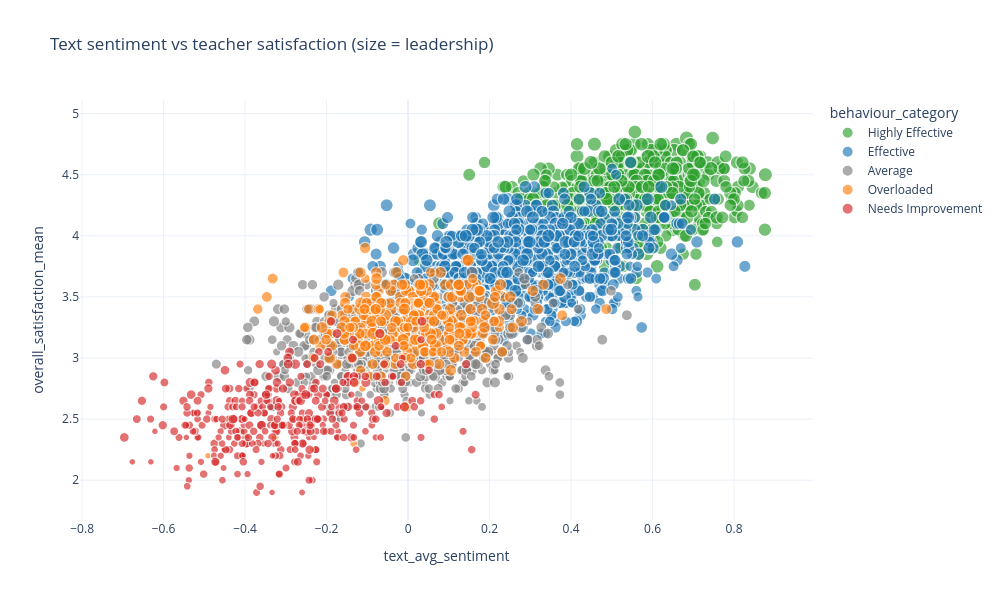

Notebook source saved alongside this figure:
### Markdown cell above
# 13 — Interactive Visual Analytics (Plotly)

A set of interactive charts for deeper exploration: a cross-modal scatter (text sentiment vs teacher
satisfaction), a demographic sunburst, an interactive score time-series, and a 3-D view of the label
space. Each is saved as a standalone HTML file under `output/eda/interactive/`.

### Code cell
plot_df = df.dropna(subset=["text_avg_sentiment", "overall_satisfaction_mean", "leadership_score"]).copy()
plot_df[CATEGORY_COL] = plot_df[CATEGORY_COL].astype(str)
fig = px.scatter(
    plot_df, x="text_avg_sentiment", y="overall_satisfaction_mean",
    color=CATEGORY_COL, size="leadership_score", size_max=14,
    category_orders={CATEGORY_COL: CATEGORY_ORDER}, color_discrete_map=CATEGORY_COLORS,
    hover_data=["admin_id", "month", "stress_score"], opacity=0.65,
    title="Text sentiment vs teacher satisfaction (size = leadership)")
fig.update_layout(width=1000, height=600)
save_plotly(fig, "section13_scatter_sentiment_satisfaction")
fig

### Figure 1 — Plotly figure (JSON) as saved in the notebook; plotly's stock layout.template omitted (floating-point values rounded to 4 significant figures; data arrays with more than 128 entries replaced by an {"elided": "..."} marker saying what was removed)
{"data": [{"customdata": {"elided": "649x3 mixed values"}, "hovertemplate": "behaviour_category=Highly Effective<br>text_avg_sentiment=%{x}<br>overall_satisfaction_mean=%{y}<br>leadership_score=%{marker.size}<br>admin_id=%{customdata[0]}<br>month=%{customdata[1]}<br>stress_score=%{customdata[2]}<extra></extra>", "legendgroup": "Highly Effective", "marker": {"color": "#2ca02c", "opacity": 0.65, "size": {"elided": "649 float values"}, "sizemode": "area", "sizeref": 0.5102, "symbol": "circle"}, "mode": "markers", "name": "Highly Effective", "showlegend": true, "type": "scattergl", "x": {"elided": "649 float values"}, "xaxis": "x", "y": {"elided": "649 float values"}, "yaxis": "y"}, {"customdata": {"elided": "1165x3 mixed values"}, "hovertemplate": "behaviour_category=Effective<br>text_avg_sentiment=%{x}<br>overall_satisfaction_mean=%{y}<br>leadership_score=%{marker.size}<br>admin_id=%{customdata[0]}<br>month=%{customdata[1]}<br>stress_score=%{customdata[2]}<extra></extra>", "legendgroup": "Effective", "marker": {"color": "#1f77b4", "opacity": 0.65, "size": {"elided": "1165 float values"}, "sizemode": "area", "sizeref": 0.5102, "symbol": "circle"}, "mode": "markers", "name": "Effective", "showlegend": true, "type": "scattergl", "x": {"elided": "1165 float values"}, "xaxis": "x", "y": {"elided": "1165 float values"}, "yaxis": "y"}, {"customdata": {"elided": "831x3 mixed values"}, "hovertemplate": "behaviour_category=Average<br>text_avg_sentiment=%{x}<br>overall_satisfaction_mean=%{y}<br>leadership_score=%{marker.size}<br>admin_id=%{customdata[0]}<br>month=%{customdata[1]}<br>stress_score=%{customdata[2]}<extra></extra>", "legendgroup": "Average", "marker": {"color": "#7f7f7f", "opacity": 0.65, "size": {"elided": "831 float values"}, "sizemode": "area", "sizeref": 0.5102, "symbol": "circle"}, "mode": "markers", "name": "Average", "showlegend": true, "type": "scattergl", "x": {"elided": "831 float values"}, "xaxis": "x", "y": {"elided": "831 float values"}, "yaxis": "y"}, {"customdata": {"elided": "326x3 mixed values"}, "hovertemplate": "behaviour_category=Overloaded<br>text_avg_sentiment=%{x}<br>overall_satisfaction_mean=%{y}<br>leadership_score=%{marker.size}<br>admin_id=%{customdata[0]}<br>month=%{customdata[1]}<br>stress_score=%{customdata[2]}<extra></extra>", "legendgroup": "Overloaded", "marker": {"color": "#ff7f0e", "opacity": 0.65, "size": {"elided": "326 float values"}, "sizemode": "area", "sizeref": 0.5102, "symbol": "circle"}, "mode": "markers", "name": "Overloaded", "showlegend": true, "type": "scattergl", "x": {"elided": "326 float values"}, "xaxis": "x", "y": {"elided": "326 float values"}, "yaxis": "y"}, {"customdata": {"elided": "338x3 mixed values"}, "hovertemplate": "behaviour_category=Needs Improvement<br>text_avg_sentiment=%{x}<br>overall_satisfaction_mean=%{y}<br>leadership_score=%{marker.size}<br>admin_id=%{customdata[0]}<br>month=%{customdata[1]}<br>stress_score=%{customdata[2]}<extra></extra>", "legendgroup": "Needs Improvement", "marker": {"color": "#d62728", "opacity": 0.65, "size": {"elided": "338 float values"}, "sizemode": "area", "sizeref": 0.5102, "symbol": "circle"}, "mode": "markers", "name": "Needs Improvement", "showlegend": true, "type": "scattergl", "x": {"elided": "338 float values"}, "xaxis": "x", "y": {"elided": "338 float values"}, "yaxis": "y"}], "layout": {"height": 600, "legend": {"itemsizing": "constant", "title": {"text": "behaviour_category"}, "tracegroupgap": 0}, "title": {"text": "Text sentiment vs teacher satisfaction (size = leadership)"}, "width": 1000, "xaxis": {"anchor": "y", "domain": [0.0, 1.0], "title": {"text": "text_avg_sentiment"}}, "yaxis": {"anchor": "x", "domain": [0.0, 1.0], "title": {"text": "overall_satisfaction_mean"}}}}
